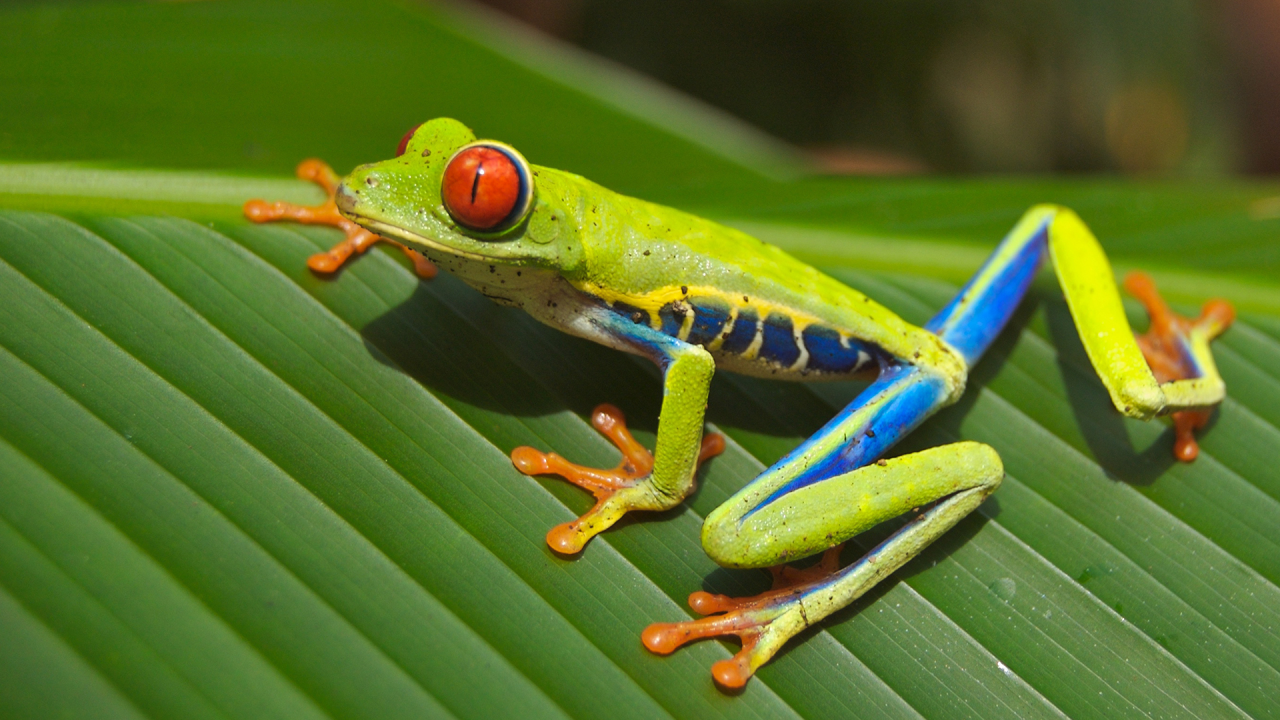
#> input picture frog.png, 1280 x 720 px
$ python Task2.py   (older library calls are emulated)
#> lines starting #> are read from the running program, lines starting #| are printed output that depends on the picture
# import libraries......
import cv2
import numpy as np

img = cv2.imread("frog.png", 0)
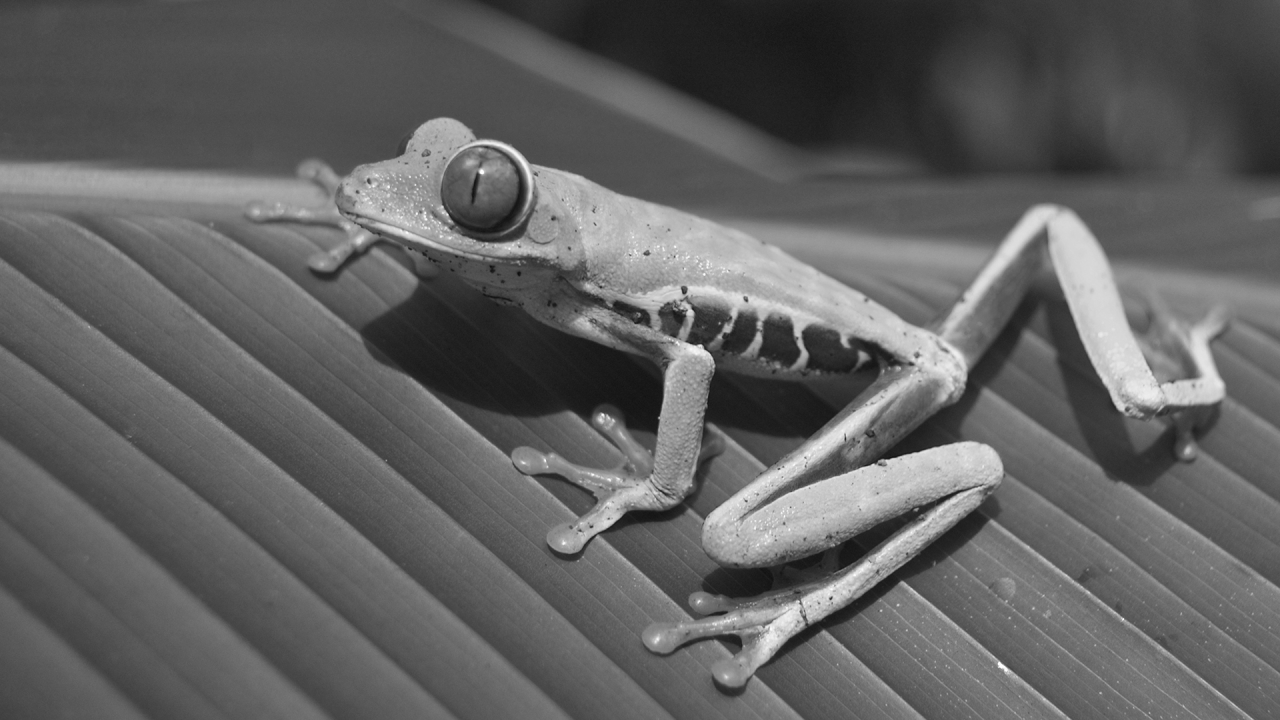
#> img: shape (720, 1280); min 15, max 254, mean 96.9
img = cv2.resize(img, (300, 300))
#> img: shape (300, 300)

# Apply laplacian filter....
laplacian = cv2.Laplacian(img,cv2.CV_64F)

# Apply Prewitt (horizontal,vertical) filter....
kernelX=np.array([[1,1,1],[0,0,0],[-1,-1,-1]])
kernelY=np.array([[-1,0,1],[-1,0,1],[-1,0,1]])
prewittx=cv2.filter2D(img,-1,kernelX)
prewitty=cv2.filter2D(img,-1,kernelY)


# Apply Sobel (horizontal,vertical) filter....
sobelx = cv2.Sobel(img,cv2.CV_64F,1,0,ksize=5)  # x
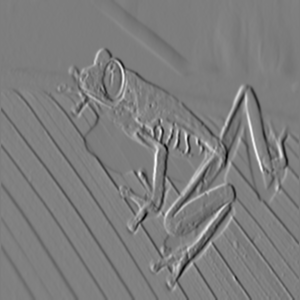
#> sobelx: shape (300, 300) float64; min -7511, max 7739, mean 2.2; drawn with min black and max white
sobely = cv2.Sobel(img,cv2.CV_64F,0,1,ksize=5)  # y
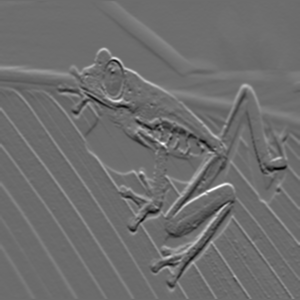
#> sobely: shape (300, 300) float64; min -6068, max 8025, mean 17.4; drawn with min black and max white

# Apply average filter....
average = cv2.blur(img,(5,5))
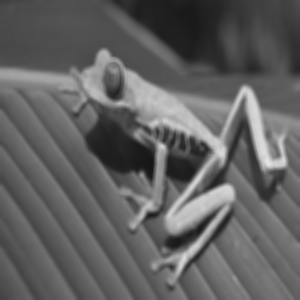
#> average: shape (300, 300); min 23, max 229, mean 96.8


cv2.imwrite('Task2_images/laplacian.jpg', laplacian)
cv2.imwrite('Task2_images/prewittx.jpg', prewittx)
cv2.imwrite('Task2_images/prewitty.jpg', prewitty)
cv2.imwrite('Task2_images/sobelx.jpg', sobelx)
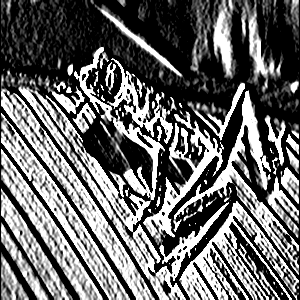
#> saved as sobelx.jpg: shape (300, 300); min 0, max 255, mean 104.2
cv2.imwrite('Task2_images/sobely.jpg', sobely)
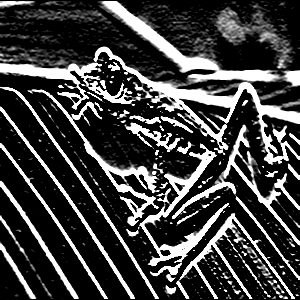
#> saved as sobely.jpg: shape (300, 300); min 0, max 255, mean 64.8
cv2.imwrite('Task2_images/average.jpg', average)


# Display your results in a horizontal window,
img1 = cv2.imread('Task2_images/laplacian.jpg')
#> img1: shape (300, 300, 3); min 0, max 255, mean 7.6
img2 = cv2.imread('Task2_images/prewittx.jpg')
#> img2: shape (300, 300, 3); min 0, max 255, mean 10.7
img3 = cv2.imread('Task2_images/prewitty.jpg')
#> img3: shape (300, 300, 3); min 0, max 255, mean 13.4
img4 = cv2.imread('Task2_images/sobelx.jpg')
#> img4: shape (300, 300, 3); min 0, max 255, mean 104.2
img5 = cv2.imread('Task2_images/sobely.jpg')
#> img5: shape (300, 300, 3); min 0, max 255, mean 65
img6 = cv2.imread('Task2_images/average.jpg')
#> img6: shape (300, 300, 3); min 22, max 229, mean 96.8
horizontal_concat = np.concatenate((img1, img2, img3, img4,img5,img6), axis=1)
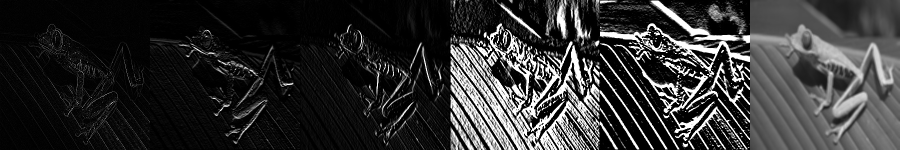
#> horizontal_concat: shape (300, 1800, 3) (shown at 1/2 size); min 0, max 255, mean 49.6
cv2.imshow("Horizontal plot", horizontal_concat)
cv2.waitKey(5000)  # waits until a key is pressed
cv2.destroyAllWindows()  # destroys the window showing image
